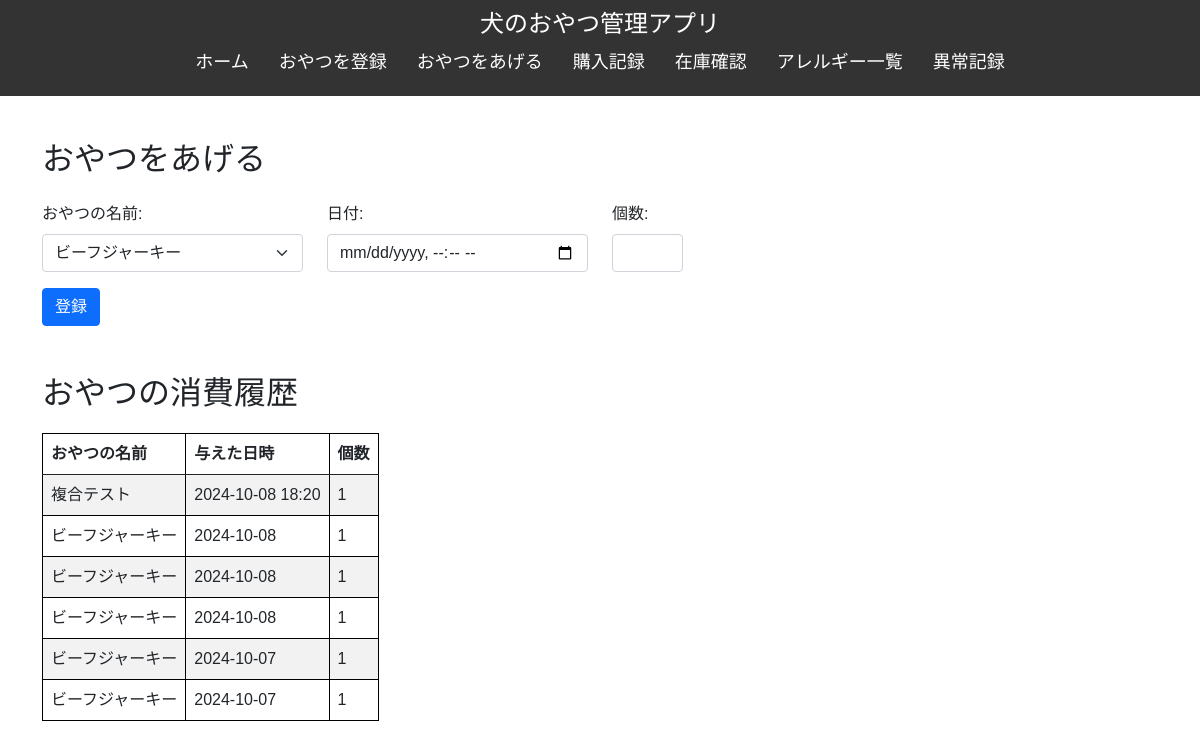
/give_snack, run on an earlier commit of the app's database.
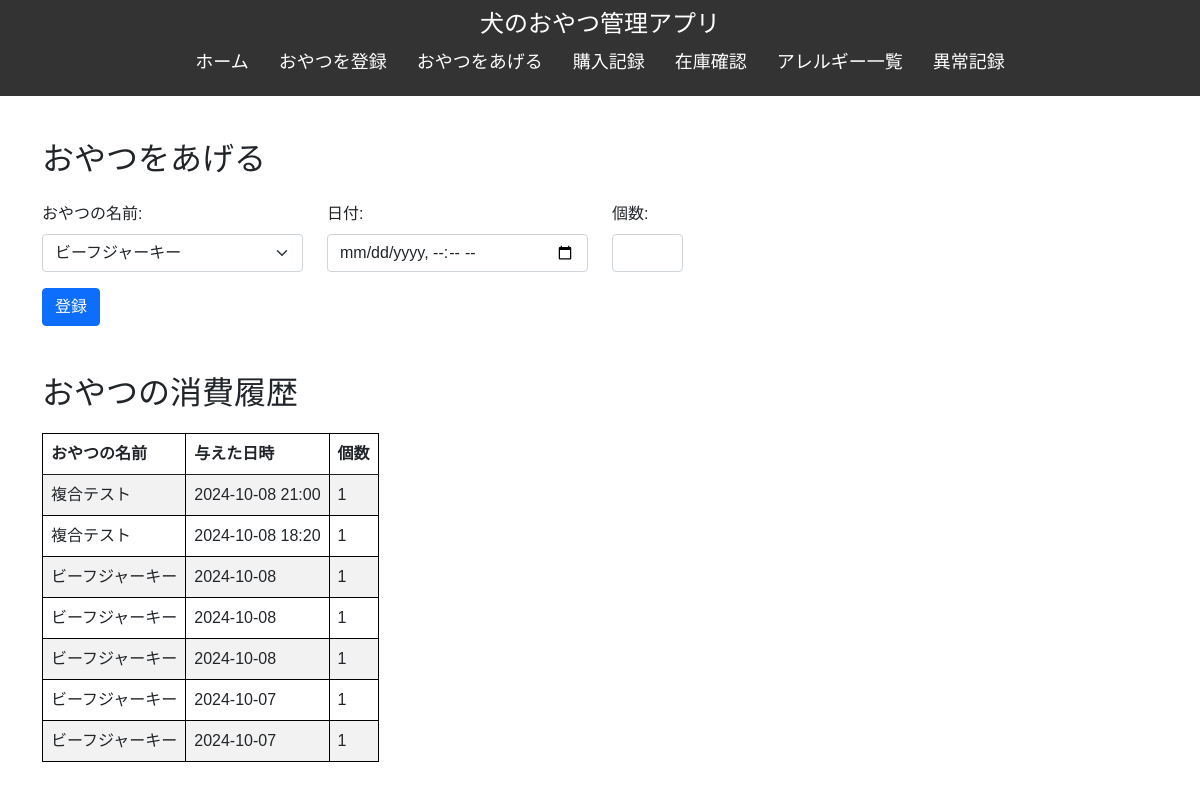
And on a later commit of the database.
### tables this page shows
CREATE TABLE snack_giving (
            id INTEGER PRIMARY KEY AUTOINCREMENT,
            snack_id INTEGER NOT NULL,
            given_date TEXT NOT NULL,
            quantity INTEGER NOT NULL,
            FOREIGN KEY (snack_id) REFERENCES snacks(id)
        );

CREATE TABLE "snacks" (
	"id"	INTEGER,
	"name"	TEXT NOT NULL,
	"description"	TEXT,
	"purchase_date"	TEXT,
	"allergy_id"	INTEGER,
	PRIMARY KEY("id" AUTOINCREMENT),
	FOREIGN KEY("allergy_id") REFERENCES "allergies"("id")
);

### app.py (the view, shortened to what this page needs)
@app.route('/give_snack', methods=['GET', 'POST'])
def give_snack():
    conn = get_db_connection()
    snacks = conn.execute('SELECT id, name FROM snacks').fetchall()
    give_snack_history = conn.execute('''
        SELECT g.id, s.name, g.quantity, g.given_date
        FROM snack_giving g
        JOIN snacks s ON g.snack_id = s.id
        ORDER BY g.given_date DESC
    ''').fetchall()
    conn.close()
    return render_template('give_snack.html', snacks=snacks, give_snack_history=give_snack_history)

### app.py (called while the page is built)
def get_db_connection():
    conn = sqlite3.connect('dog_treats.db')
    conn.row_factory = sqlite3.Row
    return conn

### templates/give_snack.html
{% extends 'base.html' %}
{% block content %}
    <div class="container my-4">
        <h2 class="mb-4">おやつをあげる</h2>
        <form method="POST" action="{{ url_for('give_snack') }}">
            <div class="row mb-3">
                <div class="col-md-3">
                    <label for="snack_id" class="form-label">おやつの名前:</label>
                    <select name="snack_id" id="snack_id" class="form-select">
                        {% for snack in snacks %}
                            <option value="{{ snack.id }}">{{ snack.name }}</option>
                        {% endfor %}
                    </select>
                </div>
                <div class="col-md-3">
                    <label for="given_date" class="form-label">日付:</label>
                    <input type="datetime-local" name="given_date" id="given_date" class="form-control" required>
                </div>
                <div class="col-md-1">
                    <label for="quantity" class="form-label">個数:</label>
                    <input type="number" name="quantity" id="quantity" class="form-control" required>
                </div>
            </div>
            <button type="submit" class="btn btn-primary">登録</button>
        </form>
        <h2 class="mt-5">おやつの消費履歴</h2>
        <div>
            <table class="table table-striped">
                <thead>
                    <tr>
                        <th>おやつの名前</th>
                        <th>与えた日時</th>
                        <th>個数</th>
                    </tr>
                </thead>
                <tbody>
                    {% for entry in give_snack_history %}
                    <tr>
                        <td>{{ entry.name }}</td>
                        <td>{{ entry.given_date }}</td>
                        <td>{{ entry.quantity }}</td>
                    </tr>
                    {% endfor %}
                </tbody>
            </table>
        </div>
    </div>
{% endblock %}

What changed in the data, as far as the page shows it:
added snack_giving: name "複合テスト", given_date "2024-10-08 21:00", quantity "1"
